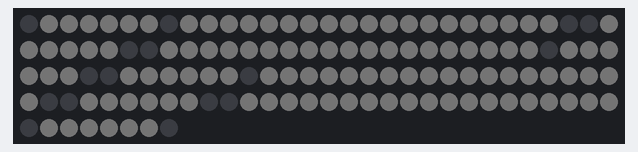
This sketch was run on a simulated Arduino Mega 2560, built with avr-gcc and run on an emulated ATmega2560. On the bench: 128 RGB LEDs in strip order, left to right, continuing on the next row. Dim RGB values are drawn brighter than linear.

Above: at 0.1 s.
At 3.2 s:
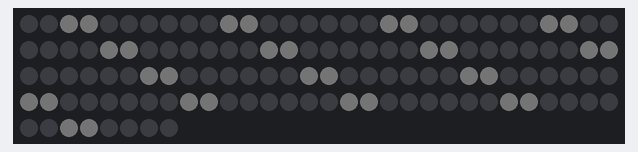
At 3.67 s:
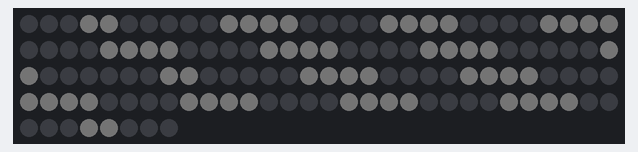

Measured:
- by itself, everything shown: repeats every 3.7 s, in 4 steps
- what the display in image 1 shows lasts 0.5 s, from 3.1 s to 3.6 s

The sketch:

OjosRobotGABY.ino
```cpp
#include <FastLED.h>

#include <FastLED.h>

// How many leds in your strip?
#define NUM_LEDS 128
#define COL_NOR White
#define COL_OFF Black
#define BRIGHT 1 //numero entre 1 y 100: con 1% consume 130 MA. 10% - 250 mA (280mA ALL).50% - 720 mA (780mA ALL).100% - 950mA (1,050 ALL)

// For led chips like WS2812, which have a data line, ground, and power, you just
// need to define DATA_PIN.  For led chipsets that are SPI based (four wires - data, clock,
// ground, and power), like the LPD8806 define both DATA_PIN and CLOCK_PIN
// Clock pin only needed for SPI based chipsets when not using hardware SPI
// more info in https://github.com/FastLED/FastLED/wiki/Controlling-leds
// https://github.com/FastLED/FastLED
//http://fastled.io/
#define DATA_PIN 28
#define CLOCK_PIN 13

// Define the array of leds
CRGB leds[NUM_LEDS];

void setup() {
    // Uncomment/edit one of the following lines for your leds arrangement.
    // ## Clockless types ##
    FastLED.addLeds<NEOPIXEL, DATA_PIN>(leds, NUM_LEDS);  // GRB ordering is assumed
    // FastLED.addLeds<SM16703, DATA_PIN, RGB>(leds, NUM_LEDS);
    // FastLED.addLeds<TM1829, DATA_PIN, RGB>(leds, NUM_LEDS);
    // FastLED.addLeds<TM1812, DATA_PIN, RGB>(leds, NUM_LEDS);
    // FastLED.addLeds<TM1809, DATA_PIN, RGB>(leds, NUM_LEDS);
    // FastLED.addLeds<TM1804, DATA_PIN, RGB>(leds, NUM_LEDS);
    // FastLED.addLeds<TM1803, DATA_PIN, RGB>(leds, NUM_LEDS);
    // FastLED.addLeds<UCS1903, DATA_PIN, RGB>(leds, NUM_LEDS);
    // FastLED.addLeds<UCS1903B, DATA_PIN, RGB>(leds, NUM_LEDS);
    // FastLED.addLeds<UCS1904, DATA_PIN, RGB>(leds, NUM_LEDS);
    // FastLED.addLeds<UCS2903, DATA_PIN, RGB>(leds, NUM_LEDS);
    //FastLED.addLeds<WS2812, DATA_PIN, RGB>(leds, NUM_LEDS);  // GRB ordering is typical
    // FastLED.addLeds<WS2852, DATA_PIN, RGB>(leds, NUM_LEDS);  // GRB ordering is typical
    // FastLED.addLeds<WS2812B, DATA_PIN, RGB>(leds, NUM_LEDS);  // GRB ordering is typical
    // FastLED.addLeds<GS1903, DATA_PIN, RGB>(leds, NUM_LEDS);
    // FastLED.addLeds<SK6812, DATA_PIN, RGB>(leds, NUM_LEDS);  // GRB ordering is typical
    // FastLED.addLeds<SK6822, DATA_PIN, RGB>(leds, NUM_LEDS);
    // FastLED.addLeds<APA106, DATA_PIN, RGB>(leds, NUM_LEDS);
    // FastLED.addLeds<PL9823, DATA_PIN, RGB>(leds, NUM_LEDS);
    // FastLED.addLeds<SK6822, DATA_PIN, RGB>(leds, NUM_LEDS);
    // FastLED.addLeds<WS2811, DATA_PIN, RGB>(leds, NUM_LEDS);
    // FastLED.addLeds<WS2813, DATA_PIN, RGB>(leds, NUM_LEDS);
    // FastLED.addLeds<APA104, DATA_PIN, RGB>(leds, NUM_LEDS);
    // FastLED.addLeds<WS2811_400, DATA_PIN, RGB>(leds, NUM_LEDS);
    // FastLED.addLeds<GE8822, DATA_PIN, RGB>(leds, NUM_LEDS);
    // FastLED.addLeds<GW6205, DATA_PIN, RGB>(leds, NUM_LEDS);
    // FastLED.addLeds<GW6205_400, DATA_PIN, RGB>(leds, NUM_LEDS);
    // FastLED.addLeds<LPD1886, DATA_PIN, RGB>(leds, NUM_LEDS);
    // FastLED.addLeds<LPD1886_8BIT, DATA_PIN, RGB>(leds, NUM_LEDS);
    // ## Clocked (SPI) types ##
    // FastLED.addLeds<LPD6803, DATA_PIN, CLOCK_PIN, RGB>(leds, NUM_LEDS);  // GRB ordering is typical
    // FastLED.addLeds<LPD8806, DATA_PIN, CLOCK_PIN, RGB>(leds, NUM_LEDS);  // GRB ordering is typical
    // FastLED.addLeds<WS2801, DATA_PIN, CLOCK_PIN, RGB>(leds, NUM_LEDS);
    // FastLED.addLeds<WS2803, DATA_PIN, CLOCK_PIN, RGB>(leds, NUM_LEDS);
    // FastLED.addLeds<SM16716, DATA_PIN, CLOCK_PIN, RGB>(leds, NUM_LEDS);
    // FastLED.addLeds<P9813, DATA_PIN, CLOCK_PIN, RGB>(leds, NUM_LEDS);  // BGR ordering is typical
    // FastLED.addLeds<DOTSTAR, DATA_PIN, CLOCK_PIN, RGB>(leds, NUM_LEDS);  // BGR ordering is typical
    // FastLED.addLeds<APA102, DATA_PIN, CLOCK_PIN, RGB>(leds, NUM_LEDS);  // BGR ordering is typical
    // FastLED.addLeds<SK9822, DATA_PIN, CLOCK_PIN, RGB>(leds, NUM_LEDS);  // BGR ordering is typical
    FastLED.setBrightness(BRIGHT);
    //fill_solid(leds, NUM_LEDS, CRGB::COL_NOR);
    //FastLED.show();
    //delay(10000);
}

void loop() {
  // Turn the LED on, then pause
  /*leds[0] = CRGB::White;
  leds[1] = CRGB::Red;
  leds[2] = CRGB::White;
  FastLED.show();
  delay(500);
  // Now turn the LED off, then pause
  leds[0] = CRGB::Black;
  leds[1] = CRGB::Black;
  leds[2] = CRGB::Black;
  FastLED.show();
  delay(500); */

  /*
  for(int dot = 0; dot < NUM_LEDS; dot++) {
      leds[dot] = CRGB::Blue;
      FastLED.show();
      // clear this led for the next time around the loop
      leds[dot] = CRGB::Black;
      delay(500);
  }*/
  leds[7]=CRGB::COL_OFF;leds[15]=CRGB::COL_NOR;leds[23]=CRGB::COL_NOR;leds[31]=CRGB::COL_NOR;leds[39]=CRGB::COL_NOR;leds[47]=CRGB::COL_NOR;leds[55]=CRGB::COL_NOR;leds[63]=CRGB::COL_OFF;
  leds[6]=CRGB::COL_NOR;leds[14]=CRGB::COL_NOR;leds[22]=CRGB::COL_NOR;leds[30]=CRGB::COL_NOR;leds[38]=CRGB::COL_NOR;leds[46]=CRGB::COL_NOR;leds[54]=CRGB::COL_NOR;leds[62]=CRGB::COL_NOR;
  leds[5]=CRGB::COL_NOR;leds[13]=CRGB::COL_NOR;leds[21]=CRGB::COL_NOR;leds[29]=CRGB::COL_NOR;leds[37]=CRGB::COL_NOR;leds[45]=CRGB::COL_NOR;leds[53]=CRGB::COL_NOR;leds[61]=CRGB::COL_NOR;
  leds[4]=CRGB::COL_NOR;leds[12]=CRGB::COL_NOR;leds[20]=CRGB::COL_NOR;leds[28]=CRGB::COL_OFF;leds[36]=CRGB::COL_OFF;leds[44]=CRGB::COL_NOR;leds[52]=CRGB::COL_NOR;leds[60]=CRGB::COL_NOR;
  leds[3]=CRGB::COL_NOR;leds[11]=CRGB::COL_NOR;leds[19]=CRGB::COL_NOR;leds[27]=CRGB::COL_OFF;leds[35]=CRGB::COL_OFF;leds[43]=CRGB::COL_NOR;leds[51]=CRGB::COL_NOR;leds[59]=CRGB::COL_NOR;
  leds[2]=CRGB::COL_NOR;leds[10]=CRGB::COL_NOR;leds[18]=CRGB::COL_NOR;leds[26]=CRGB::COL_NOR;leds[34]=CRGB::COL_NOR;leds[42]=CRGB::COL_NOR;leds[50]=CRGB::COL_NOR;leds[58]=CRGB::COL_NOR;
  leds[1]=CRGB::COL_NOR; leds[9]=CRGB::COL_NOR;leds[17]=CRGB::COL_NOR;leds[25]=CRGB::COL_NOR;leds[33]=CRGB::COL_NOR;leds[41]=CRGB::COL_NOR;leds[49]=CRGB::COL_NOR;leds[57]=CRGB::COL_NOR;
  leds[0]=CRGB::COL_OFF; leds[8]=CRGB::COL_NOR;leds[16]=CRGB::COL_NOR;leds[24]=CRGB::COL_NOR;leds[32]=CRGB::COL_NOR;leds[40]=CRGB::COL_NOR;leds[48]=CRGB::COL_NOR;leds[56]=CRGB::COL_OFF;

  for(int i=0; i<(NUM_LEDS/2); i++) { leds[i+(NUM_LEDS/2)] = leds[i];}

  FastLED.show();
  //fill_solid( 0, 128 /*number of leds*/, CRGB( 255, 244, 221) ); // otra forma de escribir fdillsolid
  //fill_solid(leds, NUM_LEDS, CRGB::COL_NOR);
  //FastLED.show();
  delay(3000);

  leds[7]=CRGB::COL_OFF;leds[15]=CRGB::COL_OFF;leds[23]=CRGB::COL_OFF;leds[31]=CRGB::COL_OFF;leds[39]=CRGB::COL_OFF;leds[47]=CRGB::COL_OFF;leds[55]=CRGB::COL_OFF;leds[63]=CRGB::COL_OFF;
  leds[6]=CRGB::COL_OFF;leds[14]=CRGB::COL_OFF;leds[22]=CRGB::COL_NOR;leds[30]=CRGB::COL_NOR;leds[38]=CRGB::COL_NOR;leds[46]=CRGB::COL_NOR;leds[54]=CRGB::COL_OFF;leds[62]=CRGB::COL_OFF;
  leds[5]=CRGB::COL_OFF;leds[13]=CRGB::COL_NOR;leds[21]=CRGB::COL_NOR;leds[29]=CRGB::COL_NOR;leds[37]=CRGB::COL_NOR;leds[45]=CRGB::COL_NOR;leds[53]=CRGB::COL_NOR;leds[61]=CRGB::COL_OFF;
  leds[4]=CRGB::COL_NOR;leds[12]=CRGB::COL_NOR;leds[20]=CRGB::COL_NOR;leds[28]=CRGB::COL_NOR;leds[36]=CRGB::COL_NOR;leds[44]=CRGB::COL_NOR;leds[52]=CRGB::COL_NOR;leds[60]=CRGB::COL_NOR;
  leds[3]=CRGB::COL_NOR;leds[11]=CRGB::COL_NOR;leds[19]=CRGB::COL_NOR;leds[27]=CRGB::COL_NOR;leds[35]=CRGB::COL_NOR;leds[43]=CRGB::COL_NOR;leds[51]=CRGB::COL_NOR;leds[59]=CRGB::COL_NOR;
  leds[2]=CRGB::COL_OFF;leds[10]=CRGB::COL_NOR;leds[18]=CRGB::COL_NOR;leds[26]=CRGB::COL_NOR;leds[34]=CRGB::COL_NOR;leds[42]=CRGB::COL_NOR;leds[50]=CRGB::COL_NOR;leds[58]=CRGB::COL_OFF;
  leds[1]=CRGB::COL_OFF; leds[9]=CRGB::COL_OFF;leds[17]=CRGB::COL_OFF;leds[25]=CRGB::COL_OFF;leds[33]=CRGB::COL_OFF;leds[41]=CRGB::COL_OFF;leds[49]=CRGB::COL_OFF;leds[57]=CRGB::COL_OFF;
  leds[0]=CRGB::COL_OFF; leds[8]=CRGB::COL_OFF;leds[16]=CRGB::COL_OFF;leds[24]=CRGB::COL_OFF;leds[32]=CRGB::COL_OFF;leds[40]=CRGB::COL_OFF;leds[48]=CRGB::COL_OFF;leds[56]=CRGB::COL_OFF;
  //FastLED.clear();// clear all pixel DATA. esta es la razon por la cual se requiere el comando FastLED.show despues
  for(int i=0; i<(NUM_LEDS/2); i++) { leds[i+(NUM_LEDS/2)] = leds[i];}
  FastLED.show();
  delay(100);
  //for(int i = 0; i < NUM_LEDS; i++) { leds[i] = CRGB::Red; FastLED.delay(33); leds[i] = CRGB::Black; }

  leds[7]=CRGB::COL_OFF;leds[15]=CRGB::COL_OFF;leds[23]=CRGB::COL_OFF;leds[31]=CRGB::COL_OFF;leds[39]=CRGB::COL_OFF;leds[47]=CRGB::COL_OFF;leds[55]=CRGB::COL_OFF;leds[63]=CRGB::COL_OFF;
  leds[6]=CRGB::COL_OFF;leds[14]=CRGB::COL_OFF;leds[22]=CRGB::COL_OFF;leds[30]=CRGB::COL_OFF;leds[38]=CRGB::COL_OFF;leds[46]=CRGB::COL_OFF;leds[54]=CRGB::COL_OFF;leds[62]=CRGB::COL_OFF;
  leds[5]=CRGB::COL_OFF;leds[13]=CRGB::COL_OFF;leds[21]=CRGB::COL_OFF;leds[29]=CRGB::COL_OFF;leds[37]=CRGB::COL_OFF;leds[45]=CRGB::COL_OFF;leds[53]=CRGB::COL_OFF;leds[61]=CRGB::COL_OFF;
  leds[4]=CRGB::COL_OFF;leds[12]=CRGB::COL_OFF;leds[20]=CRGB::COL_OFF;leds[28]=CRGB::COL_OFF;leds[36]=CRGB::COL_OFF;leds[44]=CRGB::COL_OFF;leds[52]=CRGB::COL_OFF;leds[60]=CRGB::COL_OFF;
  leds[3]=CRGB::COL_NOR;leds[11]=CRGB::COL_NOR;leds[19]=CRGB::COL_NOR;leds[27]=CRGB::COL_NOR;leds[35]=CRGB::COL_NOR;leds[43]=CRGB::COL_NOR;leds[51]=CRGB::COL_NOR;leds[59]=CRGB::COL_NOR;
  leds[2]=CRGB::COL_NOR;leds[10]=CRGB::COL_NOR;leds[18]=CRGB::COL_NOR;leds[26]=CRGB::COL_NOR;leds[34]=CRGB::COL_NOR;leds[42]=CRGB::COL_NOR;leds[50]=CRGB::COL_NOR;leds[58]=CRGB::COL_NOR;
  leds[1]=CRGB::COL_OFF; leds[9]=CRGB::COL_OFF;leds[17]=CRGB::COL_OFF;leds[25]=CRGB::COL_OFF;leds[33]=CRGB::COL_OFF;leds[41]=CRGB::COL_OFF;leds[49]=CRGB::COL_OFF;leds[57]=CRGB::COL_OFF;
  leds[0]=CRGB::COL_OFF; leds[8]=CRGB::COL_OFF;leds[16]=CRGB::COL_OFF;leds[24]=CRGB::COL_OFF;leds[32]=CRGB::COL_OFF;leds[40]=CRGB::COL_OFF;leds[48]=CRGB::COL_OFF;leds[56]=CRGB::COL_OFF;
  //FastLED.clear();// clear all pixel DATA. esta es la razon por la cual se requiere el comando FastLED.show despues
  for(int i=0; i<(NUM_LEDS/2); i++) { leds[i+(NUM_LEDS/2)] = leds[i];}
  FastLED.show();
  delay(500);

  leds[7]=CRGB::COL_OFF;leds[15]=CRGB::COL_OFF;leds[23]=CRGB::COL_OFF;leds[31]=CRGB::COL_OFF;leds[39]=CRGB::COL_OFF;leds[47]=CRGB::COL_OFF;leds[55]=CRGB::COL_OFF;leds[63]=CRGB::COL_OFF;
  leds[6]=CRGB::COL_OFF;leds[14]=CRGB::COL_OFF;leds[22]=CRGB::COL_OFF;leds[30]=CRGB::COL_OFF;leds[38]=CRGB::COL_OFF;leds[46]=CRGB::COL_OFF;leds[54]=CRGB::COL_OFF;leds[62]=CRGB::COL_OFF;
  leds[5]=CRGB::COL_OFF;leds[13]=CRGB::COL_NOR;leds[21]=CRGB::COL_NOR;leds[29]=CRGB::COL_NOR;leds[37]=CRGB::COL_NOR;leds[45]=CRGB::COL_NOR;leds[53]=CRGB::COL_NOR;leds[61]=CRGB::COL_OFF;
  leds[4]=CRGB::COL_NOR;leds[12]=CRGB::COL_NOR;leds[20]=CRGB::COL_NOR;leds[28]=CRGB::COL_NOR;leds[36]=CRGB::COL_NOR;leds[44]=CRGB::COL_NOR;leds[52]=CRGB::COL_NOR;leds[60]=CRGB::COL_NOR;
  leds[3]=CRGB::COL_NOR;leds[11]=CRGB::COL_NOR;leds[19]=CRGB::COL_NOR;leds[27]=CRGB::COL_NOR;leds[35]=CRGB::COL_NOR;leds[43]=CRGB::COL_NOR;leds[51]=CRGB::COL_NOR;leds[59]=CRGB::COL_NOR;
  leds[2]=CRGB::COL_OFF;leds[10]=CRGB::COL_NOR;leds[18]=CRGB::COL_NOR;leds[26]=CRGB::COL_NOR;leds[34]=CRGB::COL_NOR;leds[42]=CRGB::COL_NOR;leds[50]=CRGB::COL_NOR;leds[58]=CRGB::COL_OFF;
  leds[1]=CRGB::COL_OFF; leds[9]=CRGB::COL_OFF;leds[17]=CRGB::COL_OFF;leds[25]=CRGB::COL_OFF;leds[33]=CRGB::COL_OFF;leds[41]=CRGB::COL_OFF;leds[49]=CRGB::COL_OFF;leds[57]=CRGB::COL_OFF;
  leds[0]=CRGB::COL_OFF; leds[8]=CRGB::COL_OFF;leds[16]=CRGB::COL_OFF;leds[24]=CRGB::COL_OFF;leds[32]=CRGB::COL_OFF;leds[40]=CRGB::COL_OFF;leds[48]=CRGB::COL_OFF;leds[56]=CRGB::COL_OFF;
  //FastLED.clear();// clear all pixel DATA. esta es la razon por la cual se requiere el comando FastLED.show despues
  for(int i=0; i<(NUM_LEDS/2); i++) { leds[i+(NUM_LEDS/2)] = leds[i];}
  FastLED.show();
  delay(100);
/*  for(int i = 0; i < NUM_LEDS-1; i++) { leds(i,i+1) = CRGB::Red; FastLED.delay(33); leds(i,i+1) = CRGB::Black; }*/
}
/*
  leds[63]=CRGB::COL_NOR;leds[62]=CRGB::COL_NOR;leds[61]=CRGB::COL_NOR;leds[60]=CRGB::COL_NOR;leds[59]=CRGB::COL_NOR;leds[58]=CRGB::COL_NOR;leds[57]=CRGB::COL_NOR;leds[56]=CRGB::COL_NOR;
  leds[55]=CRGB::COL_NOR;leds[54]=CRGB::COL_NOR;leds[53]=CRGB::COL_NOR;leds[52]=CRGB::COL_NOR;leds[51]=CRGB::COL_NOR;leds[50]=CRGB::COL_NOR;leds[49]=CRGB::COL_NOR;leds[48]=CRGB::COL_NOR;
  leds[47]=CRGB::COL_NOR;leds[46]=CRGB::COL_NOR;leds[45]=CRGB::COL_NOR;leds[44]=CRGB::COL_NOR;leds[43]=CRGB::COL_NOR;leds[42]=CRGB::COL_NOR;leds[41]=CRGB::COL_NOR;leds[40]=CRGB::COL_NOR;
  leds[39]=CRGB::COL_NOR;leds[38]=CRGB::COL_NOR;leds[37]=CRGB::COL_NOR;leds[36]=CRGB::COL_NOR;leds[35]=CRGB::COL_NOR;leds[34]=CRGB::COL_NOR;leds[33]=CRGB::COL_NOR;leds[32]=CRGB::COL_NOR;
  leds[31]=CRGB::COL_NOR;leds[30]=CRGB::COL_NOR;leds[29]=CRGB::COL_NOR;leds[28]=CRGB::COL_NOR;leds[27]=CRGB::COL_NOR;leds[26]=CRGB::COL_NOR;leds[25]=CRGB::COL_NOR;leds[24]=CRGB::COL_NOR;
  leds[23]=CRGB::COL_NOR;leds[22]=CRGB::COL_NOR;leds[21]=CRGB::COL_NOR;leds[20]=CRGB::COL_NOR;leds[19]=CRGB::COL_NOR;leds[18]=CRGB::COL_NOR;leds[17]=CRGB::COL_NOR;leds[16]=CRGB::COL_NOR;
  leds[15]=CRGB::COL_NOR;leds[14]=CRGB::COL_NOR;leds[13]=CRGB::COL_NOR;leds[12]=CRGB::COL_NOR;leds[11]=CRGB::COL_NOR;leds[10]=CRGB::COL_NOR;leds[9]=CRGB::COL_NOR; leds[8]=CRGB::COL_NOR;
  leds[7]=CRGB::COL_NOR; leds[6]=CRGB::COL_NOR; leds[5]=CRGB::COL_NOR; leds[4]=CRGB::COL_NOR; leds[3]=CRGB::COL_NOR; leds[2]=CRGB::COL_NOR; leds[1]=CRGB::COL_NOR; leds[0]=CRGB::COL_NOR;
  */
```
